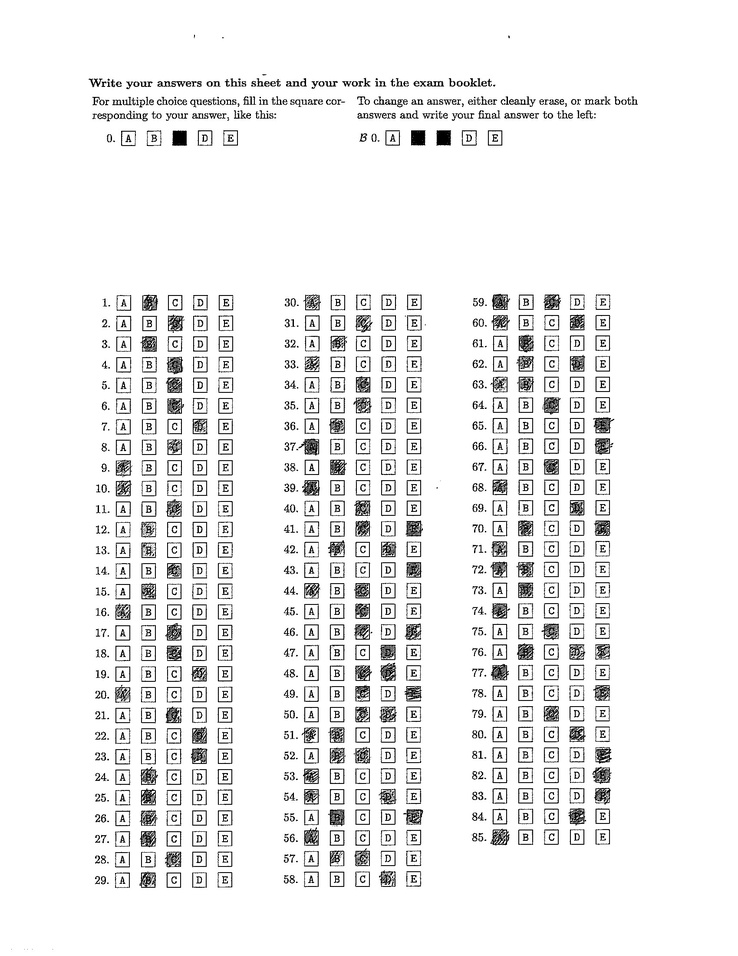
#> input picture test_case.jpg, 738 x 956 px, shrunk from 1700 x 2200 before the run
$ python extract.py test_case.jpg test_case.jpg
#> lines starting #> are read from the running program, lines starting #| are printed output that depends on the picture
from PIL import Image
from PIL import ImageFilter
import random
import math
import numpy as np
import sys

# function to straighten and return top straight lines
def hough_straighten(im, straighten):
    # convert to gray and find edges
    im = im.convert("L")
    gray_im = im.filter(ImageFilter.FIND_EDGES)

    # range of p and theta
    degree_increments = 5
    theta = np.deg2rad(np.arange(0, 180, 1/degree_increments))
    diagonal = math.ceil(np.sqrt(np.square(gray_im.width)+np.square(gray_im.height)))
    rs = np.linspace(-diagonal, diagonal, 2*diagonal+1)

    #theta x rhos array
    hough_space=np.zeros((len(rs), len(theta)))
    #vote for locations in hough space
    for i in range(10,gray_im.width-10):
        for j in range(10,gray_im.height-10):
            pixel = gray_im.getpixel((i,j))
            #for each edge pixel find each possible theta and rho
            if pixel > 100:
                if straighten == False:
                    for k in list(range(degree_increments * 1)) + list(range(degree_increments*89,degree_increments*91)) + list(range(degree_increments*179,degree_increments*180)):
                        p = round(i*math.cos(theta[k]) + j*math.sin(theta[k]))
                        hough_space[int(p)+diagonal,k] += 1
                else:
                    for k in list(range(degree_increments*10)) + list(range(degree_increments*80,degree_increments*100)) + list(range(degree_increments*170,degree_increments*180)):
                        p = round(i*math.cos(theta[k]) + j*math.sin(theta[k]))
                        hough_space[int(p)+diagonal,k] += 1

    #find top straight lines
    hough_rho, hough_theta = hough_space.shape
    min_step = 20
    values = []
    for i in range(hough_rho):
        for j in range(hough_theta):
            values.append((i,j, hough_space[i,j]))
    values = sorted(values, reverse=True, key=lambda x: x[2])
    top_6 = top_x(6, values)
    if straighten == False:
        return [im,values]
    # list of angles of striaght lines
    angles = [i[1]/degree_increments for i in top_6]

    #get the longest line near 90 degrees and calculate amount needed to adjust
    angle_adjust = [i for i in angles if (i>45) & (i<135)]
    if len(angle_adjust) >= 3:
        current_angle = sum(angle_adjust)/len(angle_adjust)
        adjust_amount = 90-current_angle
    else:
        angle_adjust = [(180-i)*-1 if i >= 135 else i for i in angles]
        current_angle = sum(angle_adjust)/len(angle_adjust)
        adjust_amount = 0-current_angle
    #rotate image
    im_rotate = im.rotate(-adjust_amount)
    return im_rotate

# function to calculate two best straight lines
def top_x(x, values):
    top_x = []
    for i in range(len(values)):
        if len(top_x) == x:
            break
        if len(top_x) == 0:
            top_x.append(values[i])
            continue
        for top in top_x:
            if (abs(values[i][0]-top[0]) < 100) & (abs(values[i][1]-top[1]) < 5):
                break
            else:
                top_x.append(values[i])
                break
    return top_x

if __name__ == '__main__':
    # Load the form
    im = Image.open(sys.argv[1])
#> im is the input picture: PIL image 738x956 L; min 0, max 255, mean 238.3

    # name for output file
    new_file_name = sys.argv[2]

    #get top third of sheet
    im = im.crop((0, 0, im.width, int(im.height / 3)))
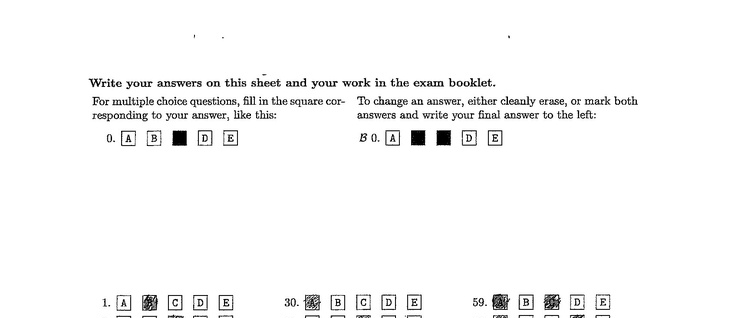
#> im: PIL image 738x318 L; min 0, max 255, mean 248

    # straighten the image and crop out edges from rotation
    im=im.filter(ImageFilter.SHARPEN)
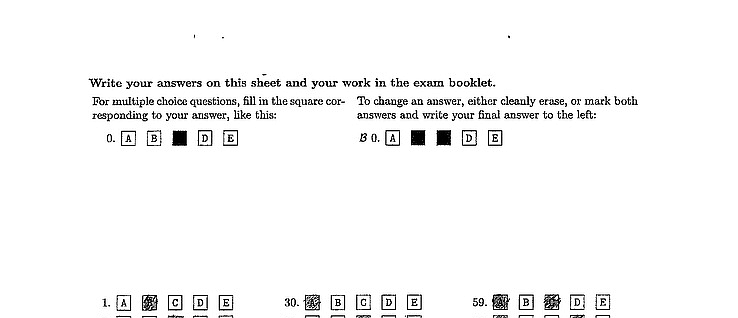
#> im: PIL image 738x318 L; min 0, max 255, mean 247.1
    gray_im = hough_straighten(im, straighten=True)
#> in hough_straighten, `gray_im = im.filter(ImageFilter.FIND_EDGES)`:
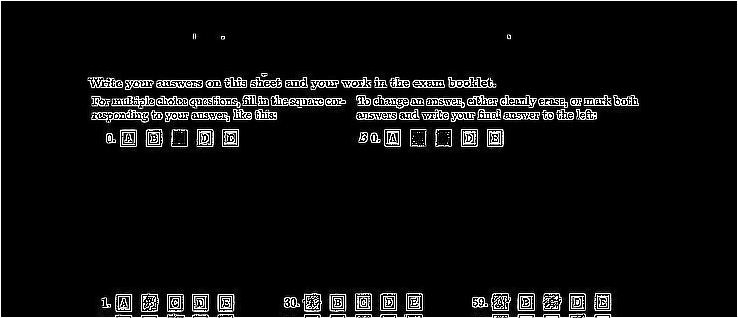
#> gray_im: PIL image 738x318 L; min 0, max 255, mean 14.9
#> after the loop in hough_straighten, `for i in range(10,gray_im.width-10):`:
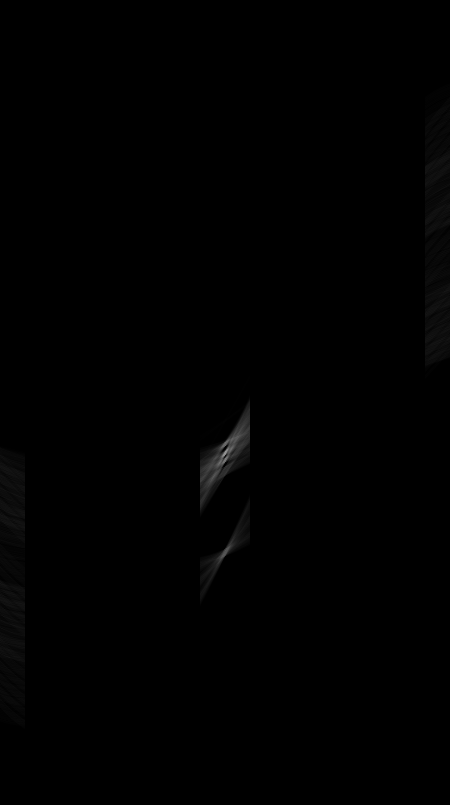
#> hough_space: shape (1609, 900) float64 (shown at 1/2 size); min 0, max 470, mean 1.4; drawn with min black and max white
#> after the loop in hough_straighten, `for i in range(hough_rho):`: values = 1448100 items
#> the loop in top_x, `for i in range(len(values)):` made 80 passes
#> after the loop in top_x, `for i in range(len(values)):`: top_x = [(909, 450, 470), (911, 445, 257), (912, 445, 255), (898, 455, 253), (899, 455, 248), (913, 445, 226)]
#> in hough_straighten, `top_6 = top_x(6, values)`: top_6 has the same summary as top_x in top_x
#> in hough_straighten, `angles = [i[1]/degree_increments for i in top_6]`: angles = [90, 89, 89, 91, 91, 89]
#> in hough_straighten, `current_angle = sum(angle_adjust)/len(angle_adjust)`: current_angle = 89.83
#> in hough_straighten, `adjust_amount = 90-current_angle`: adjust_amount = 0.167
    gray_im = gray_im.crop((50, 50, gray_im.width-50, gray_im.height-50))
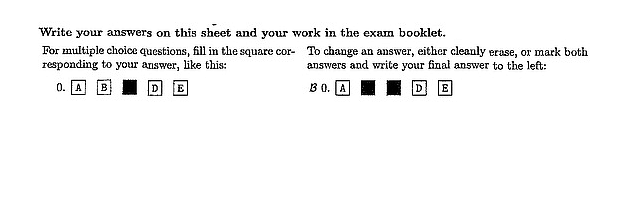
#> gray_im: PIL image 638x218 L; min 0, max 255, mean 245.5

    # get top lines
    crop_data = hough_straighten(gray_im, straighten=False)
#> call 2 of hough_straighten, with straighten = False
#> in hough_straighten (call 2), `gray_im = im.filter(ImageFilter.FIND_EDGES)`:
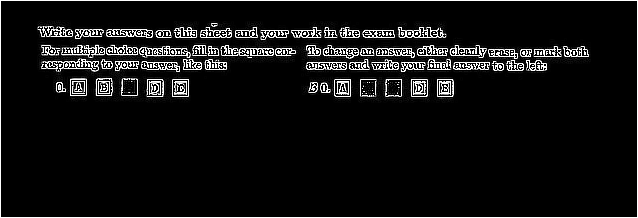
#> gray_im: PIL image 638x218 L; min 0, max 255, mean 18.4
#> after the loop in hough_straighten (call 2), `for i in range(10,gray_im.width-10):`:
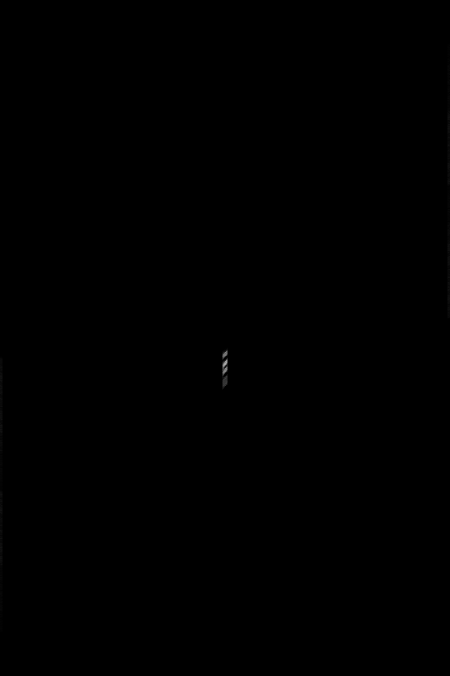
#> hough_space: shape (1351, 900) float64 (shown at 1/2 size); min 0, max 422, mean 0.1; drawn with min black and max white
#> after the loop in hough_straighten (call 2), `for i in range(hough_rho):`: values = 1215900 items
#> the loop in top_x (call 2), `for i in range(len(values)):` made 78 passes
#> in hough_straighten (call 2), `top_6 = top_x(6, values)`: top_6 = [(729, 451, 422), (731, 445, 248), (731, 446, 244), (733, 445, 244), (730, 446, 242), (732, 446, 227)]
#> crop_data = 2 items
    gray_im,crop_lines = crop_data[0], crop_data[1]

    # get hypotenuse length and increments for converting vertical and horizontal line locations
    hyp_len = math.ceil(np.sqrt(np.square(gray_im.width)+np.square(gray_im.height)))
#> hyp_len = 675
    degree_increments = 5

    # get top two strongest lines in both directions
    vert_limits = top_x(2, [i for i in crop_lines if i[1] < (90*degree_increments) + degree_increments and i[1] > (90*degree_increments) - degree_increments])[:2]
#> vert_limits = [(729, 451, 422), (731, 446, 244)]
    horiz_limits = top_x(2, [i for i in crop_lines if i[1] < 0 + degree_increments or i[1] > (180*degree_increments) - degree_increments])
#> horiz_limits = [(488, 898, 41), (862, 4, 41)]

    # crop to the best lines
    gray_im=gray_im.crop((min(i[0] for i in horiz_limits) - hyp_len, min(i[0] for i in vert_limits) - hyp_len, max(i[0] for i in horiz_limits) - hyp_len, (max(i[0] for i in vert_limits) - hyp_len)))

    # remove black outline - if any
    start_min_vert = False
    min_vert = 0
    for i in range(30):
        count=0
        for j in range(gray_im.width):
#> (the run stopped early here; a loop or call above may not have finished)
